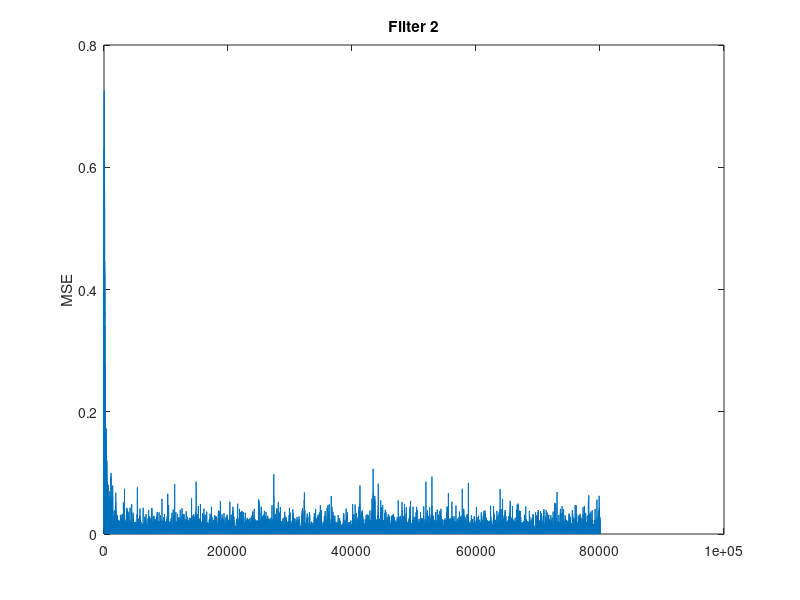

The MATLAB script that drew this image:
% NonLinearLMSTest.m

clear all
close all

% Filter 1:
%
%
% H(Z) = 0.8+ 0.7*z^-1 + 0.6*z^-2
%
% Filter 2:
%
%                1
% H(z) = ----------------
%        1 - 0.8*z^-1
%
% Each filter has a sigmoid function at output
%
%
% sigmoid(x)= -1 + 2/(1+exp(-x))
%
% sigmoid(x)' = 0.5*(1-sigmoid(x)^2)
%

sigmoid = @(x) -1+2./(1+exp(-x));



% Parameters
L1 = 5;
L2 = 25;
N = 80000;
mu = 0.001;
M = 500;


% input
plant_input = randn(N+L2,1);
% plant_output_1 = sigmoid(filter([0.8,0.7,0.6],1,plant_input));
plant_output_2 = sigmoid(filter(1,[1,-0.8],plant_input));

% fixed weights
% fixed_weights_1 = randn(M,L1);
% fixed_weights_2 = randn(M,L2);
fixed_weights_2 = -1+2*rand(M,L2);

% training

% filter 1
% adaptive_weights_1 = zeros(M,1);
% error_vector_1 = zeros(N+L1,1);
% filter_output_vector_1 = zeros(N+L1,1);

% % streaming
% 
% for i = L1:N+L1,
%     xtdl = plant_input(i:-1:i-L1+1);
%     
%     % fixed layer
%     ytdl = fixed_weights_1*xtdl;
%     xtdl2 = sigmoid(ytdl);
%     
%     % adaptive layer
%     s = adaptive_weights_1'*xtdl2;
%     filter_output = sigmoid(s);
%     
%     filter_error = plant_output_1(i) - filter_output;
%     
%     sigmoid_dot = 0.5*(1-filter_output.^2);
%     
%     % update weights
%     % theta = theta + 2*mu*sigmoid_dot*error*xtdl2
%     adaptive_weights_1 = adaptive_weights_1 + 2*mu*sigmoid_dot*filter_error*xtdl2;
%     
%     error_vector_1(i) = filter_error;
%     filter_output_vector_1(i) = filter_output;
% end
% 
% figure(1)
% plot(error_vector_1.^2);
% ylabel('MSE')
% title('Filter 1');
% 
% figure(2)
% plot(plant_output_1,'r-o');
% hold on
% plot(filter_output_vector_1,'b');
% ylabel('Output');
% legend('Plant Output','Filter Output');
% title('Filter 1');


% filter 2
adaptive_weights_2 = zeros(M,1);
error_vector_2 = zeros(N+L2,1);
filter_output_vector_2 = zeros(N+L2,1);

% streaming
for i = L2:N+L2,
    xtdl = plant_input(i:-1:i-L2+1);
    
    % fixed layer
    ytdl = fixed_weights_2*xtdl;
    xtdl2 = sigmoid(ytdl);
    
    % adaptive layer
    s = adaptive_weights_2'*xtdl2;
    filter_output = sigmoid(s);
    
    filter_error = plant_output_2(i) - filter_output;
    
    sigmoid_dot = 0.5*(1-filter_output.^2);
    
    % update weights
    % theta = theta + 2*mu*sigmoid_dot*error*xtdl2
    adaptive_weights_2 = adaptive_weights_2 + 2*mu*sigmoid_dot*filter_error*xtdl2;
    
    error_vector_2(i) = filter_error;
    filter_output_vector_2(i) = filter_output;
end

figure(3)
plot(error_vector_2.^2);
ylabel('MSE')
title('Filter 2');

mean(error_vector_2(end*9/10:end).^2)

% figure(4)
% plot(plant_output_2,'r-o');
% hold on
% plot(filter_output_vector_2,'b');
% ylabel('Output');
% legend('Plant Output','Filter Output');
% title('Filter 2');
    
